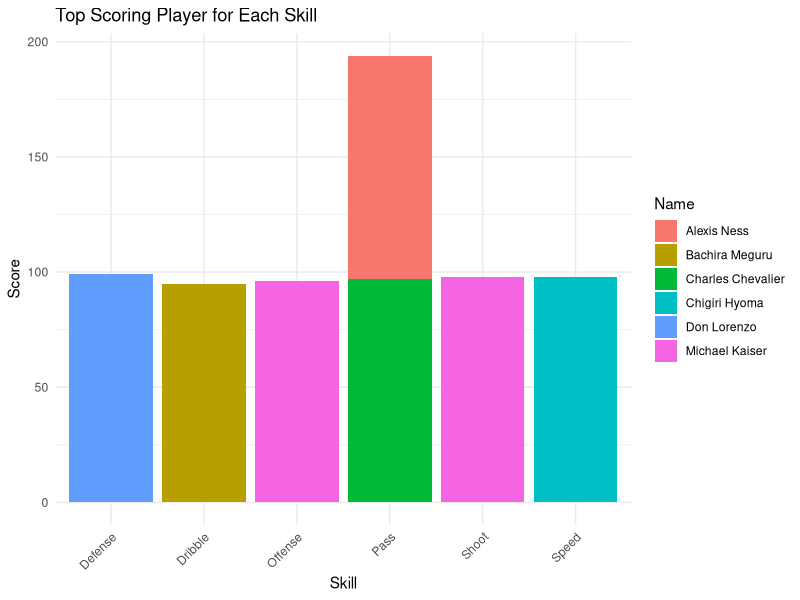
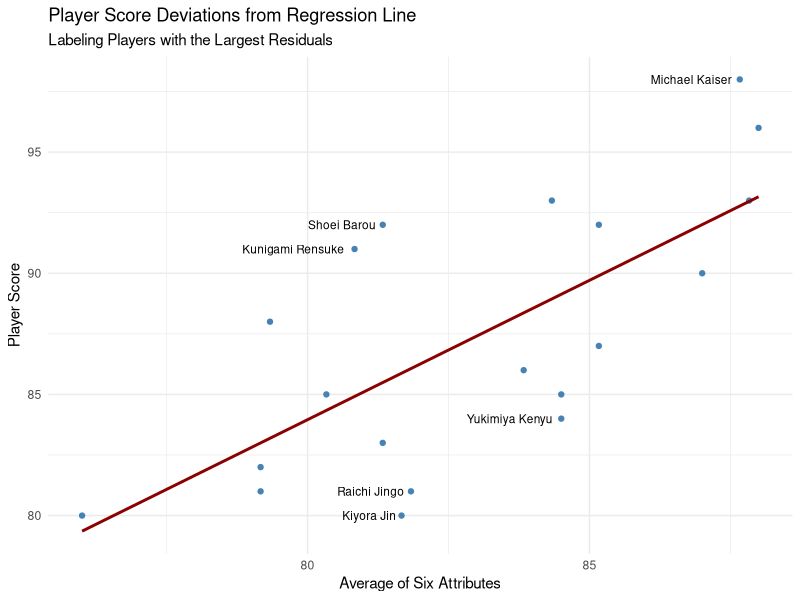
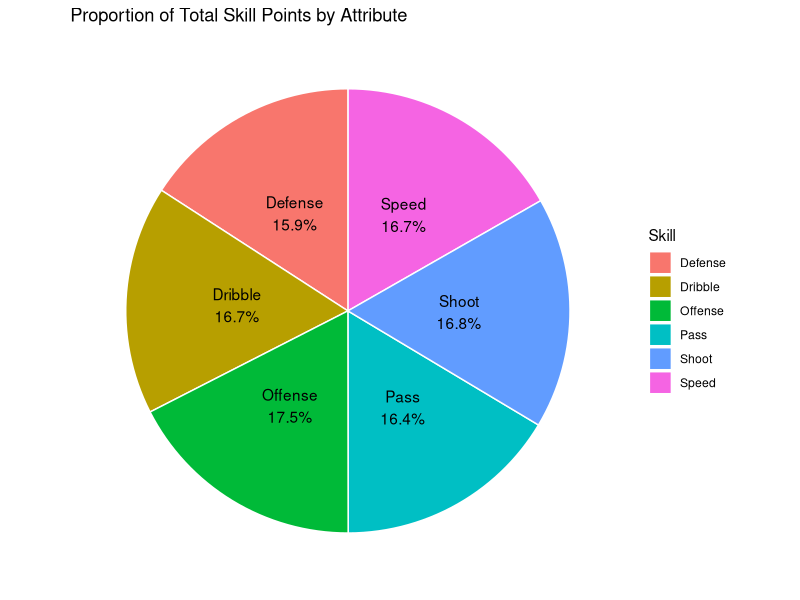
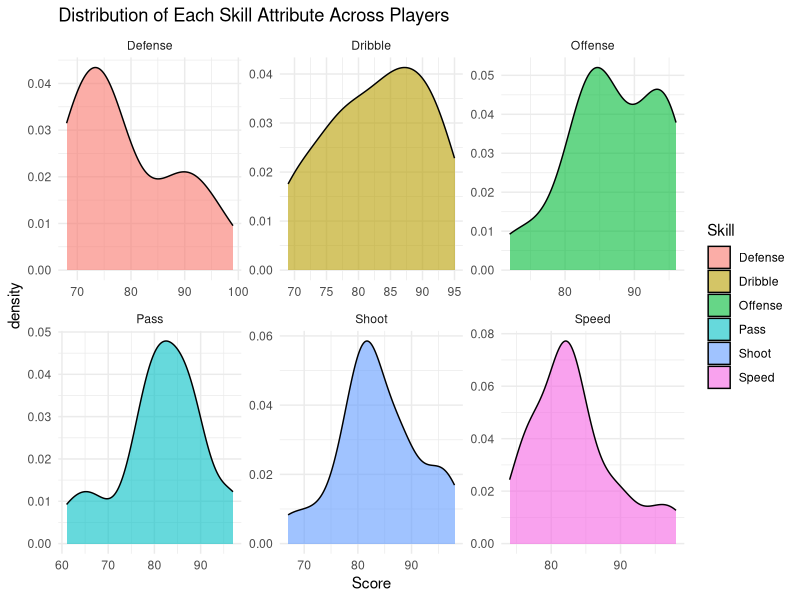
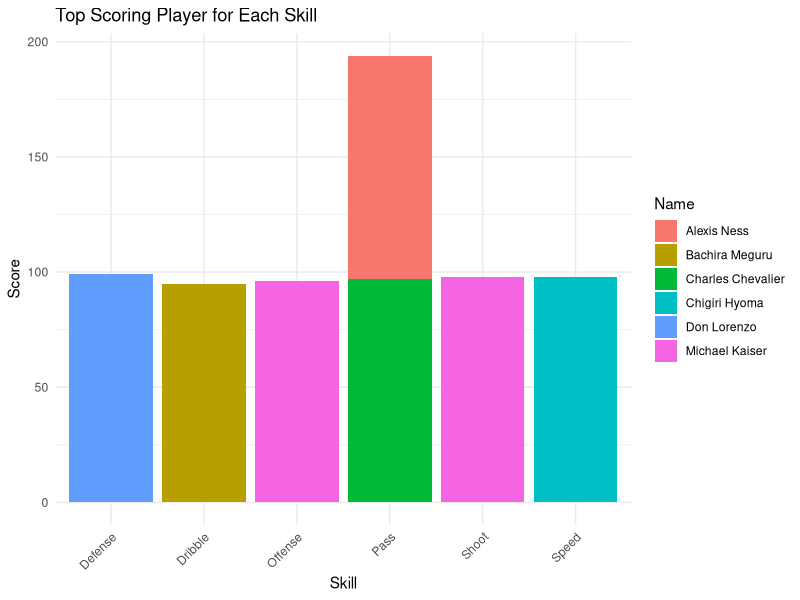
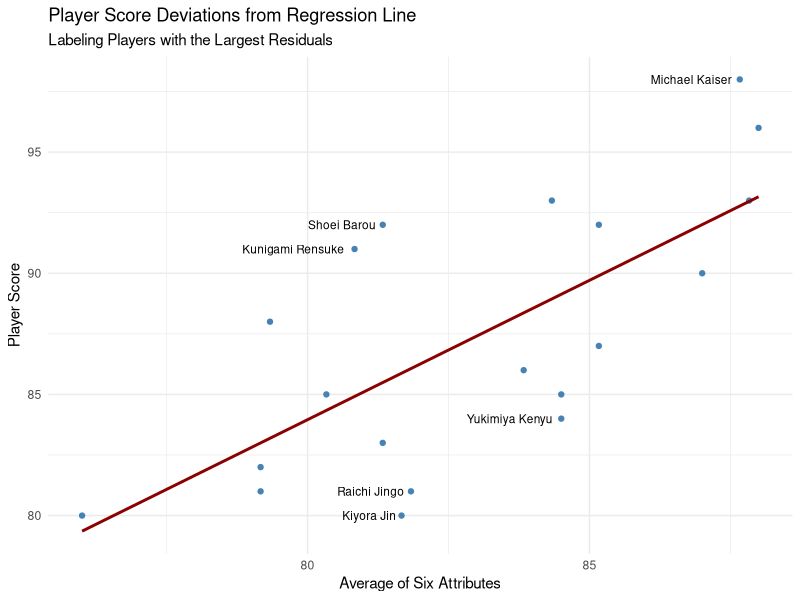
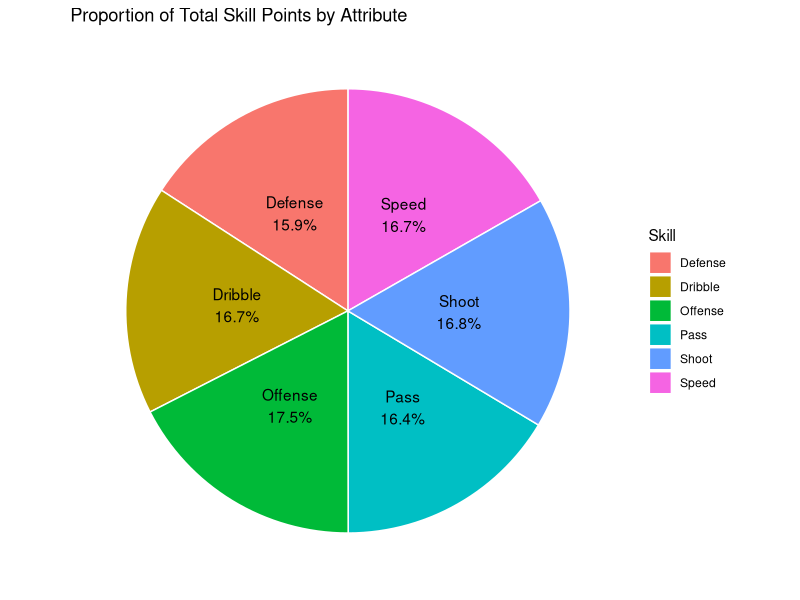
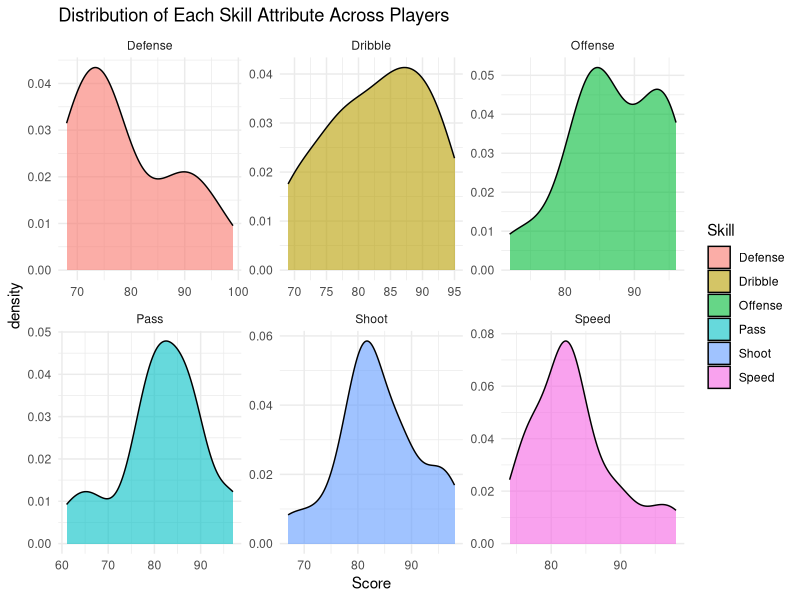

Reproduce these figures in R, in order.
## ---- chunk 1
library(ggplot2)
library(tidyr)
library(readr)
library(rmarkdown)
library(dplyr)
knitr::opts_chunk$set(echo = TRUE)
## ---- chunk 2
stats <- read_csv("bluelock.csv", show_col_types = FALSE)
## ---- chunk 3
summary(stats)
## ---- chunk 4
skills = c('Speed', 'Defense', 'Pass', 'Dribble', 'Shoot', 'Offense')

stats_clean = stats %>% filter(rowSums(select(., all_of(skills)), na.rm = TRUE) > 0)

stats_clean = stats_clean %>% rename(Player_Score = Total)

stats_clean = stats_clean %>% mutate(Average_Score = rowMeans(select(., all_of(skills)), na.rm = TRUE))

stats_clean
## ---- chunk 5
summary(stats_clean)
## ---- chunk 6
summary(stats_clean)
## ---- chunk 7
top_stats <- stats_clean %>%
  pivot_longer(cols = c(Speed, Defense, Pass, Dribble, Shoot, Offense), names_to = "Skill", values_to = "Score") %>%
  group_by(Skill) %>%
  slice_max(order_by = Score, n = 1)

ggplot(top_stats, aes(x = Skill, y = Score, fill = Name)) +
  geom_col() +
  labs(title = "Top Scoring Player for Each Skill", x = "Skill", y = "Score") +
  theme_minimal() + 
  theme(axis.text.x = element_text(angle = 45, hjust = 1))

ggsave("top_player_plot.png", width = 8, height = 6, dpi = 300)
## ---- chunk 8
model <- lm(Player_Score ~ Average_Score, data = stats_clean)

stats_clean <- stats_clean %>%
  mutate(
    predicted_score = predict(model),
    residual = Player_Score - predicted_score,
    abs_residual = abs(residual)
  )

stats_clean %>%
  arrange(desc(abs_residual)) %>%
  select(Name, Average_Score, Player_Score, predicted_score, residual, abs_residual) %>%
  head(10)

ggplot(stats_clean, aes(x = Average_Score, y = Player_Score)) +
  geom_point(color = "steelblue") +
  geom_smooth(method = "lm", se = FALSE, color = "darkred") +
  geom_text(
    data = filter(stats_clean, abs_residual > 5), 
    aes(label = Name),
    size = 3, hjust = 1.1, vjust = 0.5
  ) +
  labs(
    title = "Player Score Deviations from Regression Line",
    subtitle = "Labeling Players with the Largest Residuals",
    x = "Average of Six Attributes",
    y = "Player Score"
  ) +
  theme_minimal()

ggsave("player_score_deviation.png", width = 8, height = 6, dpi = 300)

## ---- chunk 9
skill_totals <- stats_clean %>%
  summarise(across(c(Speed, Defense, Pass, Dribble, Shoot, Offense), \(x) sum(x, na.rm = TRUE))) %>%
  pivot_longer(cols = everything(), names_to = "Skill", values_to = "Total") %>%
  mutate(Percent = Total / sum(Total) * 100,
         Label = paste0(Skill, "\n", round(Percent, 1), "%"))

ggplot(skill_totals, aes(x = "", y = Total, fill = Skill)) +
  geom_bar(stat = "identity", width = 1, color = "white") +
  coord_polar("y") +
  geom_text(aes(label = Label), position = position_stack(vjust = 0.5)) +
  labs(title = "Proportion of Total Skill Points by Attribute") +
  theme_minimal() +
  theme(axis.title = element_blank(),
        axis.text = element_blank(),
        panel.grid = element_blank())

ggsave("total_skill_pie.png", width = 8, height = 6, dpi = 300)
## ---- chunk 10
stats_clean %>%
  pivot_longer(cols = c(Speed, Defense, Pass, Dribble, Shoot, Offense), names_to = "Skill", values_to = "Score") %>%
  ggplot(aes(x = Score, fill = Skill)) +
  geom_density(alpha = 0.6) +
  facet_wrap(~ Skill, scales = "free") +
  labs(title = "Distribution of Each Skill Attribute Across Players") +
  theme_minimal()

ggsave("each_skill_distribution.png", width = 8, height = 6, dpi = 300)
